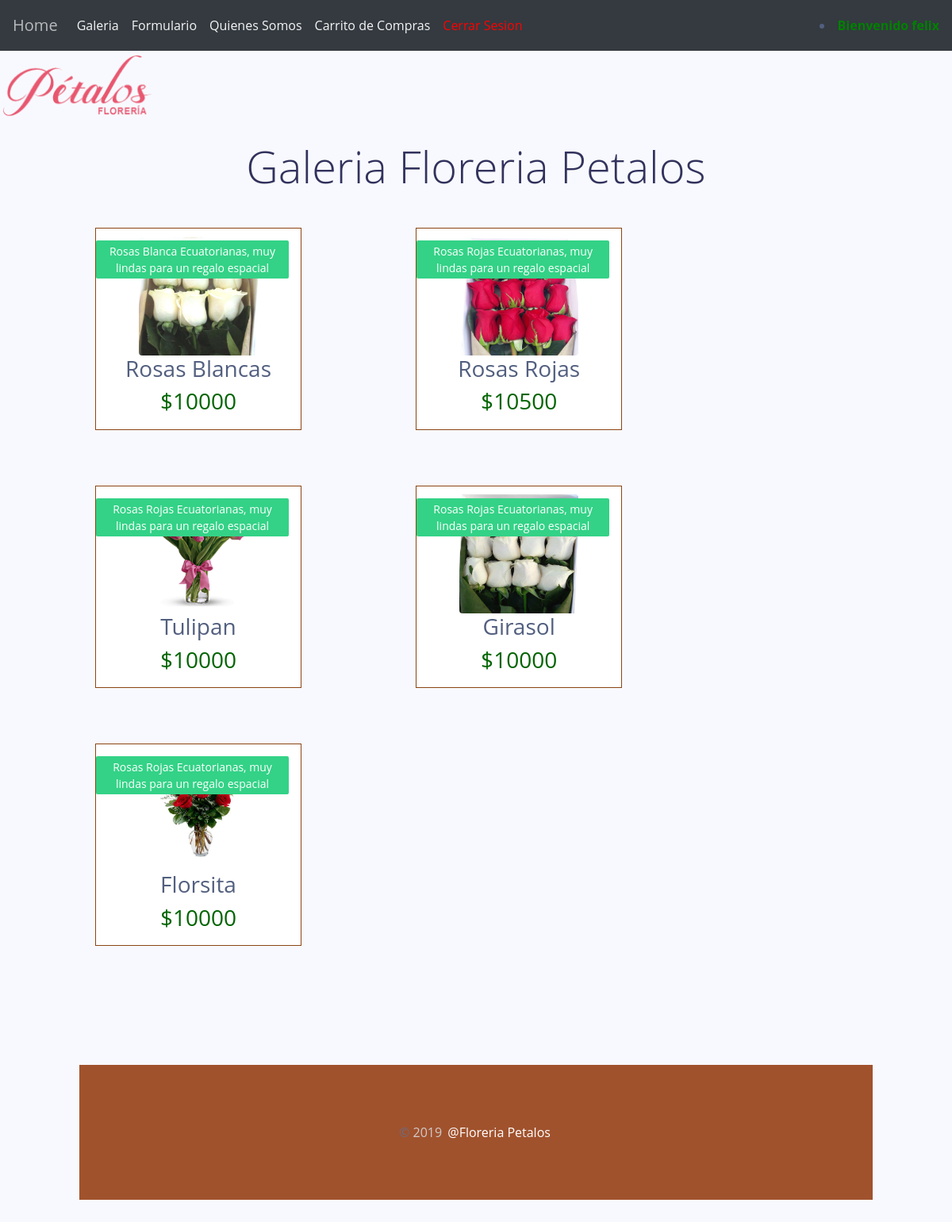
/galeria/ (signed in), run on an earlier commit of the app's database.
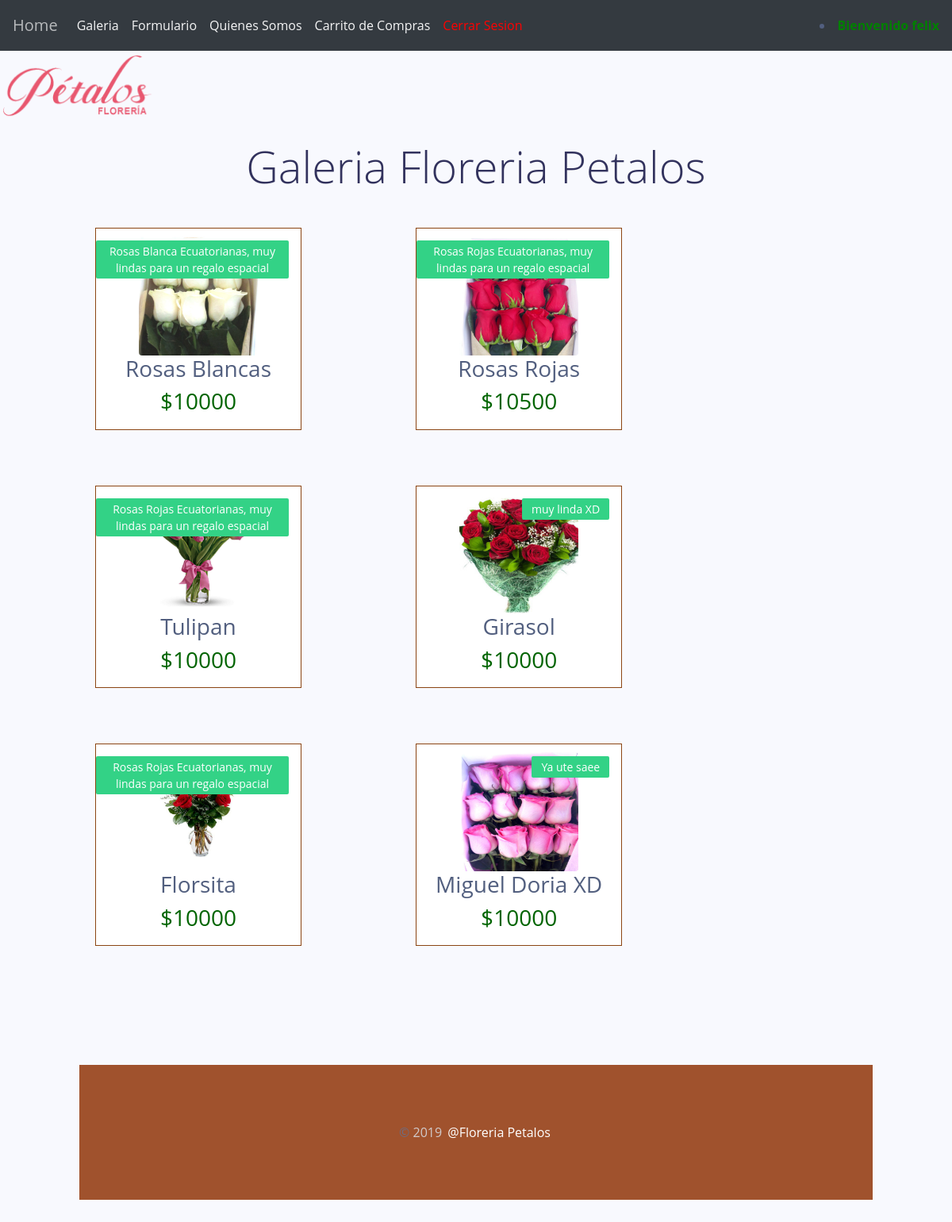
And on a later commit of the database.
### core/models.py (models this page shows, shortened)
class Flores(models.Model):
    imagen=models.ImageField(upload_to="flores",null=True)
    name=models.CharField(max_length=100, primary_key=True)
    precio=models.IntegerField()
    descripcion=models.TextField()
    estado=models.BooleanField()
    stock=models.IntegerField()

### core/views.py (the view)
# urls.py: path('galeria/',galeria,name='GALE'),
@login_required(login_url='/login/')
def galeria(request):
    flor=Flores.objects.all()
    return render(request,'core/galeria.html',{'lista':flor})

### core/templates/core/galeria.html (shortened to what this page needs)
{% extends "core/base.html" %} {% block titulo %} Galeria de Flores - Floreria Petalos {% endblock titulo %} {% load static %} {% block contenido %}
<h1 class="text-center display-4 my-4 ">Galeria Floreria Petalos</h1>
{% for f in lista %}
<div class="col-lg-3 col-md-4 col-sm-6 mix sale rounded" style="display: inline-block; padding: 20px; margin-left: 100px; " data-bound="">
    <div class="single_product" style="border:1px solid saddlebrown; padding-bottom: 10px;">
        <center>
            <div class="product_image" style="padding-top: 10px">
                <img src="{{f.imagen.url}}" style="width:150px; height: 150px; border-image: 2px; text-align: center;" class="rounded">
                <h3>{{f.name}}</h3>
                <div class="new_badge" style="text-align: center;">{{f.descripcion}}</div>
            </div>
        </center>
        <div class="product_btm_text" style="text-align: center;">
            <h3 class="price" style="color:darkgreen; size: 50pxpx;">${{f.precio}}</h3>
        </div>
    </div>
</div>
{% endfor %} {% endblock contenido %}

What changed in the data, as far as the page shows it:
changed Flores "Girasol": imagen: a different picture; descripcion "Rosas Rojas Ecuatorianas, muy lindas para un regalo espacial" → "muy linda XD"
added Flores: imagen (picture), name "Miguel Doria XD", descripcion "Ya ute saee", precio "10000"
